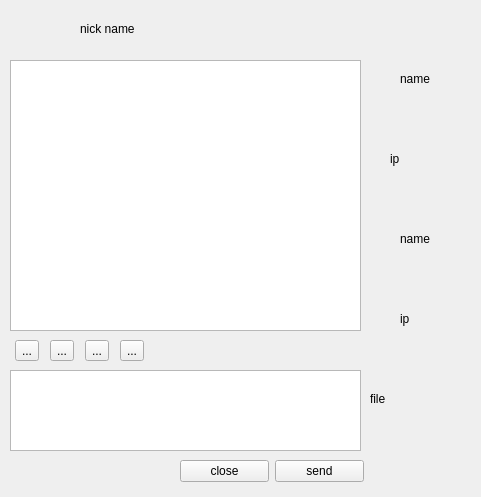
<?xml version="1.0" encoding="UTF-8"?>
<ui version="4.0">
 <class>Chat</class>
 <widget class="QWidget" name="Chat">
  <property name="geometry">
   <rect>
    <x>0</x>
    <y>0</y>
    <width>481</width>
    <height>497</height>
   </rect>
  </property>
  <property name="windowTitle">
   <string>Form</string>
  </property>
  <widget class="QTextEdit" name="textEdit">
   <property name="geometry">
    <rect>
     <x>10</x>
     <y>60</y>
     <width>351</width>
     <height>271</height>
    </rect>
   </property>
  </widget>
  <widget class="QTextEdit" name="textEdit_2">
   <property name="geometry">
    <rect>
     <x>10</x>
     <y>370</y>
     <width>351</width>
     <height>81</height>
    </rect>
   </property>
  </widget>
  <widget class="QWidget" name="widget" native="true">
   <property name="geometry">
    <rect>
     <x>10</x>
     <y>330</y>
     <width>140</width>
     <height>42</height>
    </rect>
   </property>
   <layout class="QHBoxLayout" name="horizontalLayout">
    <property name="leftMargin">
     <number>0</number>
    </property>
    <property name="topMargin">
     <number>0</number>
    </property>
    <property name="rightMargin">
     <number>0</number>
    </property>
    <property name="bottomMargin">
     <number>0</number>
    </property>
    <item>
     <widget class="QToolButton" name="toolButton">
      <property name="text">
       <string>...</string>
      </property>
     </widget>
    </item>
    <item>
     <widget class="QToolButton" name="toolButton_2">
      <property name="text">
       <string>...</string>
      </property>
     </widget>
    </item>
    <item>
     <widget class="QToolButton" name="toolButton_3">
      <property name="text">
       <string>...</string>
      </property>
     </widget>
    </item>
    <item>
     <widget class="QToolButton" name="toolButton_4">
      <property name="text">
       <string>...</string>
      </property>
     </widget>
    </item>
   </layout>
  </widget>
  <widget class="QWidget" name="widget_2" native="true">
   <property name="geometry">
    <rect>
     <x>180</x>
     <y>450</y>
     <width>184</width>
     <height>43</height>
    </rect>
   </property>
   <layout class="QHBoxLayout" name="horizontalLayout_2">
    <item>
     <widget class="QPushButton" name="pushButton">
      <property name="text">
       <string>close</string>
      </property>
     </widget>
    </item>
    <item>
     <widget class="QPushButton" name="pushButton_2">
      <property name="text">
       <string>send</string>
      </property>
     </widget>
    </item>
   </layout>
  </widget>
  <widget class="QWidget" name="widget_3" native="true">
   <property name="geometry">
    <rect>
     <x>360</x>
     <y>60</y>
     <width>120</width>
     <height>151</height>
    </rect>
   </property>
   <widget class="QLabel" name="label_3">
    <property name="geometry">
     <rect>
      <x>40</x>
      <y>10</y>
      <width>67</width>
      <height>17</height>
     </rect>
    </property>
    <property name="text">
     <string>name</string>
    </property>
   </widget>
   <widget class="QLabel" name="label_4">
    <property name="geometry">
     <rect>
      <x>30</x>
      <y>90</y>
      <width>67</width>
      <height>17</height>
     </rect>
    </property>
    <property name="text">
     <string>ip</string>
    </property>
   </widget>
  </widget>
  <widget class="QWidget" name="widget_4" native="true">
   <property name="geometry">
    <rect>
     <x>360</x>
     <y>210</y>
     <width>120</width>
     <height>131</height>
    </rect>
   </property>
   <widget class="QLabel" name="label_5">
    <property name="geometry">
     <rect>
      <x>40</x>
      <y>20</y>
      <width>67</width>
      <height>17</height>
     </rect>
    </property>
    <property name="text">
     <string>name</string>
    </property>
   </widget>
   <widget class="QLabel" name="label_6">
    <property name="geometry">
     <rect>
      <x>40</x>
      <y>100</y>
      <width>67</width>
      <height>17</height>
     </rect>
    </property>
    <property name="text">
     <string>ip</string>
    </property>
   </widget>
  </widget>
  <widget class="QWidget" name="widget_5" native="true">
   <property name="geometry">
    <rect>
     <x>10</x>
     <y>0</y>
     <width>133</width>
     <height>58</height>
    </rect>
   </property>
   <layout class="QHBoxLayout" name="horizontalLayout_3">
    <item>
     <widget class="QLabel" name="label">
      <property name="text">
       <string/>
      </property>
      <property name="pixmap">
       <pixmap resource="src.qrc">:/img/3.bmp</pixmap>
      </property>
     </widget>
    </item>
    <item>
     <widget class="QLabel" name="label_2">
      <property name="text">
       <string>nick name</string>
      </property>
     </widget>
    </item>
   </layout>
  </widget>
  <widget class="QLabel" name="label_7">
   <property name="geometry">
    <rect>
     <x>370</x>
     <y>390</y>
     <width>67</width>
     <height>17</height>
    </rect>
   </property>
   <property name="text">
    <string>file</string>
   </property>
  </widget>
 </widget>
 <resources>
  <include location="src.qrc"/>
 </resources>
 <connections/>
</ui>
